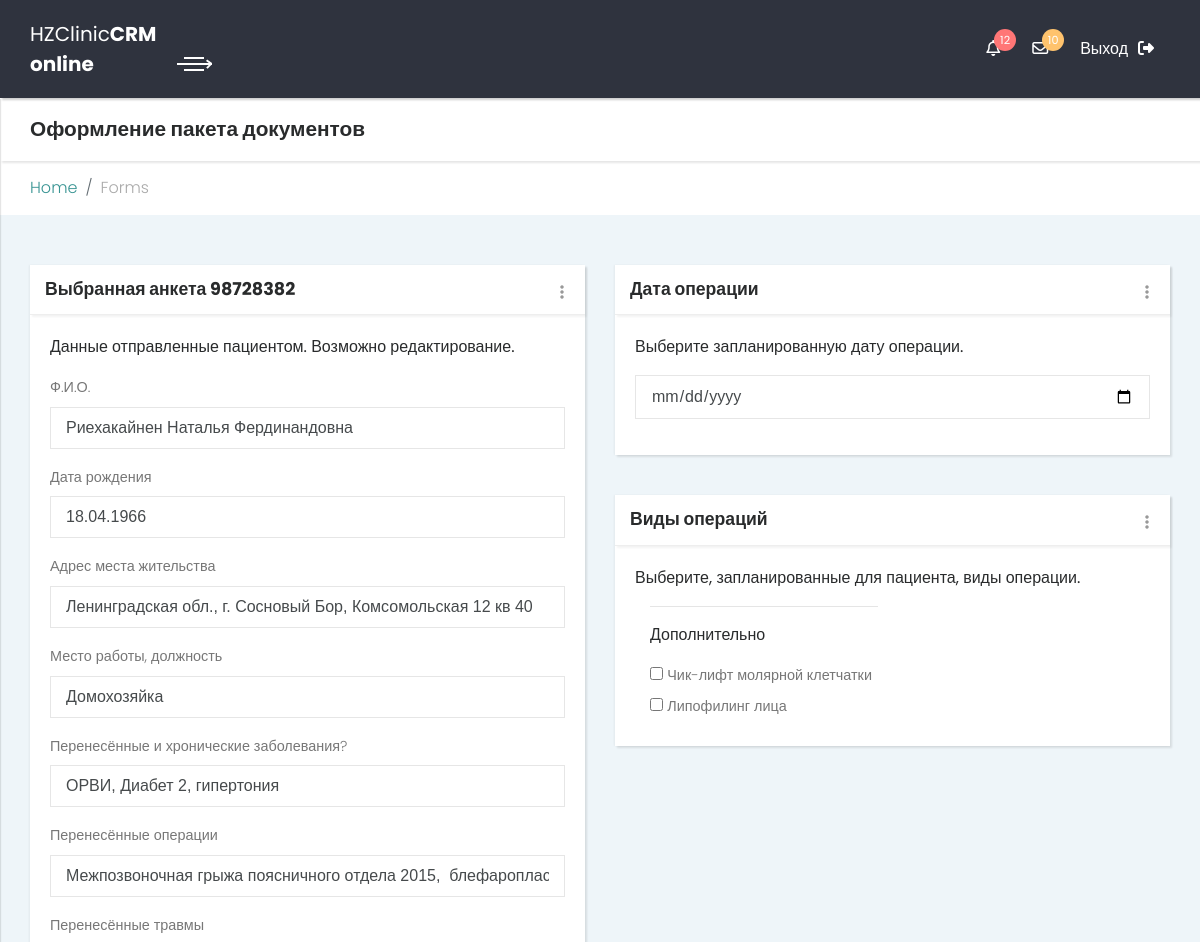
The app's page /quest/98728382 (signed in, upper part), older data.
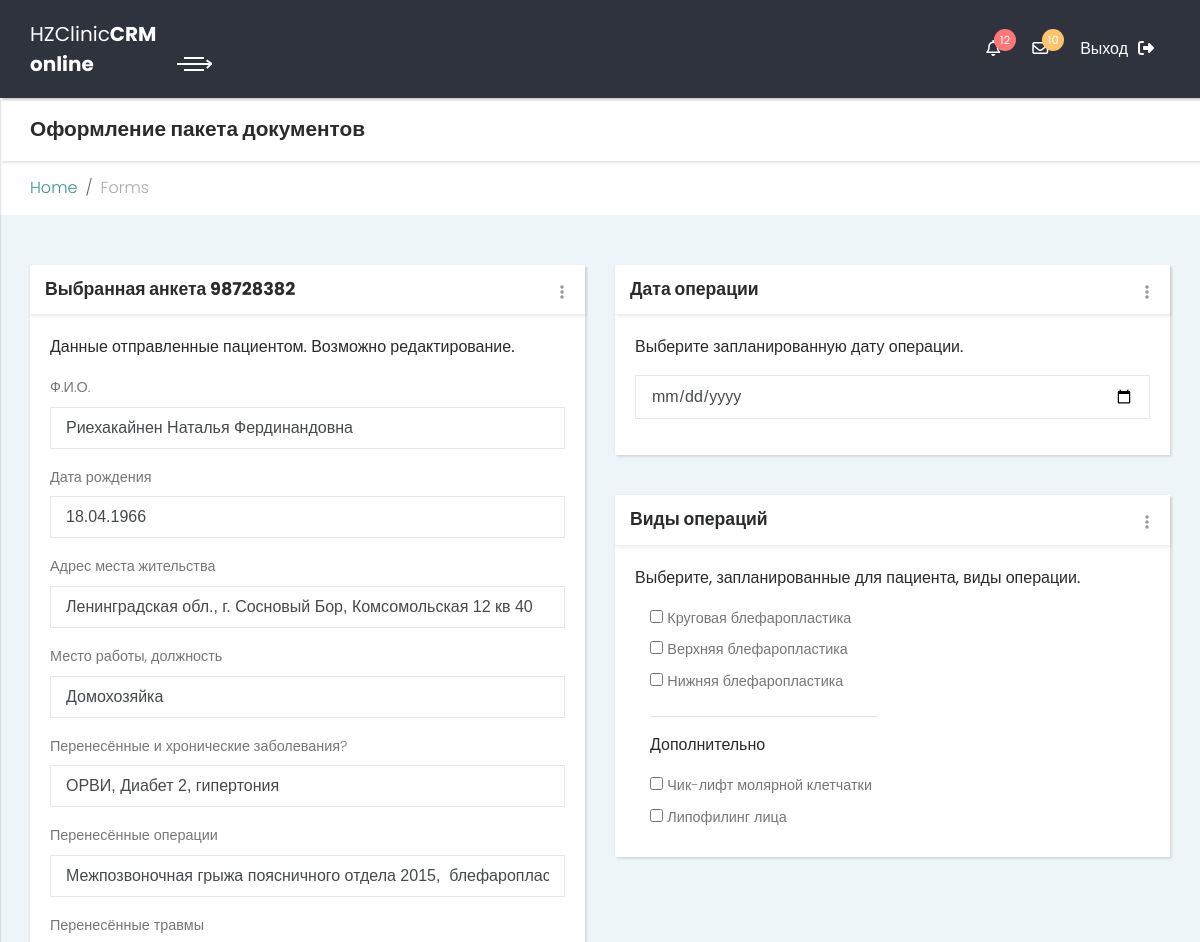
The same page, newer data.
### crm/models.py (models this page shows, shortened)
class TypeOperations(models.Model):
    code = models.PositiveIntegerField(verbose_name='Код операции')
    name = models.CharField(max_length=50, verbose_name='Название операции')
    s_name = models.CharField(max_length=25, verbose_name='Сокращённое название')
    class Meta:
        verbose_name = 'Вид операции'
        verbose_name_plural = "Виды операций"
        ordering = ('code',)

### crm/views.py (the view)
# urls.py: path('quest/<int:ext_id>', views.quest_view, name='quest'),
def quest_view(request, ext_id):
    if not request.user.is_authenticated:
        return redirect(reverse(login_view))
    if request.method == 'POST':
        form = QuestForm(request.POST)
        print(request.POST)
        if form.is_valid():
            first = form.cleaned_data.get("FIO")
            last = form.cleaned_data.get("DateOfB")
            email = form.cleaned_data.get("Address")
            print(form.cleaned_data.get("FIO"))
            return redirect(reverse(login_view))
    else:
        anket = list()
        anket_qs = Anket.objects.filter(external_id=ext_id)
        anket_dict = anket_qs[0].content
        fio = anket_dict['Фамилия'] + ' ' + anket_dict['Имя'] + ' ' + anket_dict['Отчество']
        res_date = datetime.datetime.strptime(anket_dict['Дата рождения'], "%Y-%m-%d").strftime('%d.%m.%Y')
        PerZ = 'ОРВИ'
        PerZQ = anket_dict['Перенесённые и хронические заболевания?']
        if PerZQ != 'Нет':
            PerZA = ', ' + anket_dict['Перечислите перенесённые и хронические заболевания']
            PerZ += PerZA
        PerO = 'отрицает'
        PerOQ = anket_dict['У вас были операции раньше?']
        if PerOQ != 'Нет':
            PerO = anket_dict['Перечислите перенесённые операции']
        PerT = 'отрицает'
        PerTQ = anket_dict['У вас были травмы?']
        if PerTQ != 'Нет':
            PerT = anket_dict['Перечислите перенесённые ранее травмы']
        PerG = 'отрицает'
        PerGQ = anket_dict['Вы переносили гемотрансфузии?']
        if PerGQ != 'Нет':
            PerG = anket_dict['Перечислите перенесённые ранее гемотрансфузии']
        Allerg = 'отрицает'
        AllergQ = anket_dict['Были ли у Вас аллергические реакции?']
        if AllergQ != 'Нет':
            Allerg = anket_dict['На что были аллергические реакции?']
        VICH = 'отрицает'
        VICHQ = anket_dict['Являетесь ли Вы носителем ВИЧ-инфекции?']
        if VICHQ != 'Нет':
            VICH = 'ВИЧ-носитель'
        Gepatit = 'отрицает'
        GepatitQ = anket_dict['Болели ли вы гепатитом?']
        if GepatitQ != 'Нет':
            Gepatit = 'гепатит типа ' + anket_dict['Гепатитом какого типа вы болели?']
        Tub = 'отрицает'
        TubQ = anket_dict['Болели ли вы туберкулёзом лёгких?']
        if TubQ != 'Нет':
            Tub = 'положительно'
        Diabet = 'отрицает'
        DiabetQ = anket_dict['У вас есть сахарный диабет?']
        if DiabetQ != 'Нет':
            Diabet = anket_dict['Сахарный диабет какого типа и когда был диагностирован?']
        Vener = 'отрицает'
        VenerQ = anket_dict['Болели ли Вы венерическими заболеваниями?']
        if VenerQ != 'Нет':
            Vener = anket_dict['Какие венерические заболевания Вы перенесли?']
        Alk = anket_dict['Отношение к алкоголю']
        Kur = anket_dict['Отношение к курению']
        Nark = anket_dict['Отношение к наркотикам']
        initial = {'FIO': fio,
                   'DateOfB': res_date,
                   'Address': anket_dict['Адрес места жительства (регистрации)'],
                   'Job': anket_dict['Место работы, должность'],
                   'PerZ': PerZ,
                   'PerO': PerO,
                   'PerT': PerT,
                   'PerG': PerG,
                   'Allerg': Allerg,
                   'VICH': VICH,
                   'Gepatit': Gepatit,
                   'Tub': Tub,
                   'Diabet': Diabet,
                   'Vener': Vener,
                   'Alk': Alk,
                   'Kur': Kur,
                   'Nark': Nark,
                   }
        form = QuestForm(initial=initial)
    oper_types = TypeOperations.objects.all()
    context = {'title': 'Анкета',
               'oper_types': oper_types,
               'form': form,
               'ext_id': ext_id,
               }
    template_name = 'crm/_quest.html'
    return render(request, template_name=template_name, context=context)

### crm/templates/crm/_quest.html
{% extends "crm/_base.html" %}
{% load static %}
{% block Content %}
          {% include "crm/_content_quest2.html" %}
{% endblock %}

### crm/templates/crm/_content_quest2.html (shortened to what the changed rows need)
{% load static %}
<div class="content-inner">
          <header class="page-header">
            <div class="container-fluid">
              <h2 class="no-margin-bottom">Оформление пакета документов</h2>
            </div>
          </header>
          <section class="tables">
            <form action="/quest/98728382" method="post">
             <div class="container-fluid">
              <div class="row">
                <div class="col-lg-6">
                  <div class="card">
                    <div class="card-body">
                      {% if form %}
                         {% for item in form %}
                          <div class="form-group">
                          <label class="form-control-label">{{item.label}}</label>
                          <input type="text" name={{item.id_for_label}} id={{item.id_for_label}} class="form-control" value="{{item.value}}">
                          </div>
                          {% endfor %}
                      {% endif %}
                    </div>
                  </div>
                </div>
                <div class="col-lg-6">
                  <div class="card">
                    <div class="card-body">
                      <div class="col-lg-6">
                        {% if oper_types %}
                         {% for item in oper_types %}
                            <div>
                              <input id={{item.code}} name="oper_{{item.code}}" type="checkbox" value="{{item.s_name}}">
                              <label for={{item.code}}>{{item.name}}</label>
                            </div>
                        {% endfor %}
                        {% endif %}
                          </div>
                    </div>
                  </div>
                </div>
              </div>
             </div>
            </form>
          </section>
        </div>

Row changes from the older to the newer data that the page shows:
added TypeOperations: name "Круговая блефаропластика"
added TypeOperations: name "Верхняя блефаропластика"
added TypeOperations: name "Нижняя блефаропластика"
